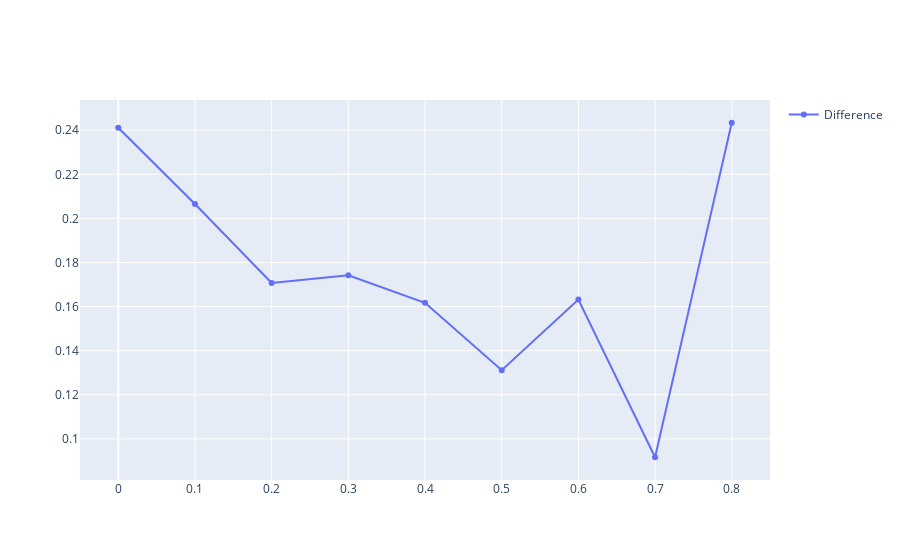

This figure's notebook cell:
### Code cell
fig = go.Figure(go.Scatter(name = 'Difference', x = dropouts, y = np.array(train_r2_values) - np.array(test_r2_values)),)
fig.update_layout(showlegend=True)
fig.show()

### Figure 1 — Plotly figure (JSON) as saved in the notebook; plotly's stock layout.template omitted (floating-point values rounded to 4 significant figures)
{"data": [{"name": "Difference", "type": "scatter", "x": [0, 0.1, 0.2, 0.3, 0.4, 0.5, 0.6, 0.7, 0.8], "y": [0.2411, 0.2066, 0.1707, 0.1742, 0.1617, 0.1312, 0.1632, 0.09168, 0.2434]}], "layout": {"showlegend": true}}
